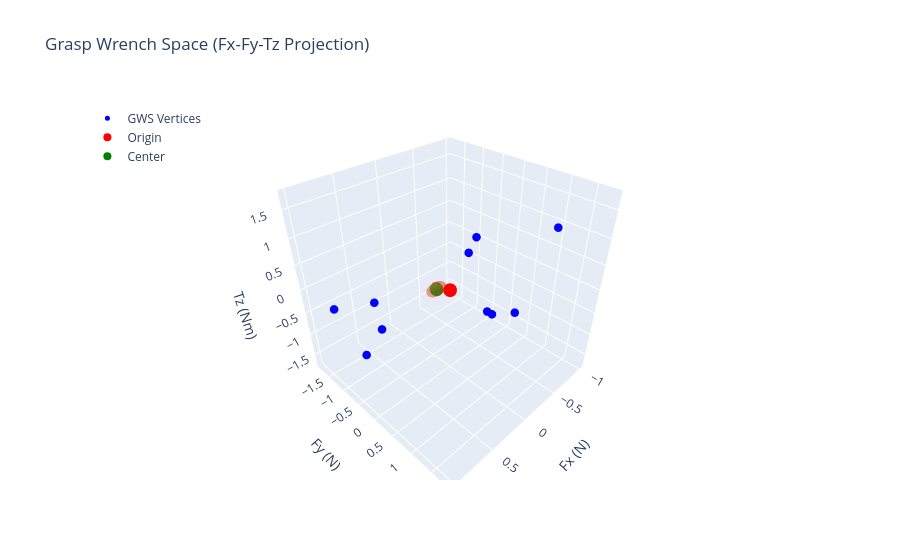

Notebook code cell kept with this figure:
### Code cell
import numpy as np
import cvxpy as cp
import plotly.graph_objects as go
from scipy.spatial import ConvexHull

# Step 1: Define the gripper and object (3D)
contact1_pos = np.array([1, 1, 0])   # Finger 1 (right face)
contact2_pos = np.array([-1, 1, 0])  # Finger 2 (left face)
contact3_pos = np.array([0, -1, 0])   # Thumb (top face)
mu = 0.5  # Friction coefficient

# Step 2: Define wrench basis for each contact
normal1 = np.array([-1, -1, 0])  # Right face, inward
normal2 = np.array([1, -1, 0])   # Left face, inward
normal3 = np.array([0, 1, 0])  # Top face, inward


# Contact 1 (Finger 1)
tangent1_a = np.array([0, 0, 1])
tangent1_b = np.array([1, -1, 0])

# Contact 2 (Finger 2)
tangent2_a = np.array([0, 0, 1])
tangent2_b = np.array([1, 1, 0])

# Contact 3 (Thumb)
tangent3_a = np.array([0, 0, 1])
tangent3_b = np.array([-1, 0, 0])

f1_n = normal1
f1_t1 = normal1 + mu * tangent1_a
f1_t2 = normal1 + mu * tangent1_b
f2_n = normal2
f2_t1 = normal2 + mu * tangent2_a
f2_t2 = normal2 + mu * tangent2_b
f3_n = normal3
f3_t1 = normal3 + mu * tangent3_a
f3_t2 = normal3 + mu * tangent3_b

f1_t1 /= np.linalg.norm(f1_t1)
f1_t2 /= np.linalg.norm(f1_t2)
f2_t1 /= np.linalg.norm(f2_t1)
f2_t2 /= np.linalg.norm(f2_t2)
f3_t1 /= np.linalg.norm(f3_t1)
f3_t2 /= np.linalg.norm(f3_t2)

def wrench(pos, force):
    r = pos
    f = force
    torque = np.cross(r, f)
    return np.concatenate([f, torque])

w1_n = wrench(contact1_pos, f1_n)
w1_t1 = wrench(contact1_pos, f1_t1)
w1_t2 = wrench(contact1_pos, f1_t2)
w2_n = wrench(contact2_pos, f2_n)
w2_t1 = wrench(contact2_pos, f2_t1)
w2_t2 = wrench(contact2_pos, f2_t2)
w3_n = wrench(contact3_pos, f3_n)
w3_t1 = wrench(contact3_pos, f3_t1)
w3_t2 = wrench(contact3_pos, f3_t2)



G = np.column_stack([w1_n, w1_t1, w1_t2, w2_n, w2_t1, w2_t2, w3_n, w3_t1, w3_t2])


# Step 3: Compute Grasp Wrench Space vertices
vertices = []
for coeffs in np.eye(9):
    vertices.append(G @ coeffs)
for coeffs in [np.ones(9), -np.ones(9)]:
    vertices.append(G @ coeffs)
vertices = np.array(vertices)

try:
    hull = ConvexHull(vertices)
except:
    print("Convex hull computation failed. Using vertices as-is.")
    hull = None

# Step 4: Quality metric - Largest inscribed ball
w = cp.Variable(6)
r = cp.Variable()
f = cp.Variable(9)

constraints = [
    w == G @ f,
    cp.norm(f, 1) <= 1,
    f >= 0
]

if hull:
    for simplex in hull.equations:
        normal, offset = simplex[:-1], simplex[-1]
        constraints.append(cp.sum(normal @ w) + r * cp.norm(normal, 2) <= -offset)

objective = cp.Maximize(r)
problem = cp.Problem(objective, constraints)
problem.solve()

quality = problem.value
print(f"Grasp Quality (Largest Minimum Wrench): {quality:.4f} N or Nm")
print(f"Center of largest inscribed ball: {w.value}")

# Step 5: Interactive 3D Plot with Plotly (Fx, Fy, Tz projection)
fig = go.Figure()

# GWS vertices
fig.add_trace(go.Scatter3d(
    x=vertices[:, 0], y=vertices[:, 1], z=vertices[:, 5],
    mode='markers', marker=dict(size=5, color='blue'),
    name='GWS Vertices'
))

# Origin
fig.add_trace(go.Scatter3d(
    x=[0], y=[0], z=[0],
    mode='markers', marker=dict(size=8, color='red'),
    name='Origin'
))

# Center of the ball

fig.add_trace(go.Scatter3d(
    x=[w.value[0]], y=[w.value[1]], z=[w.value[5]],
    mode='markers', marker=dict(size=8, color='green'),
    name='Center'
))


# Quality sphere (parametric)
u, v = np.mgrid[0:2*np.pi:20j, 0:np.pi:10j]
x = quality * np.cos(u) * np.sin(v) + w.value[0]
y = quality * np.sin(u) * np.sin(v) + w.value[1]
z = quality * np.cos(v) + w.value[5]
fig.add_trace(go.Surface(
    x=x, y=y, z=z,
    opacity=0.4,  # Slightly more visible but still see-through
    colorscale='Reds',
    showscale=False,
    name=f'Largest Minimum Wrench ({quality:.4f} N or Nm)',
    surfacecolor=np.ones_like(x),  # Uniform red
    contours=dict(
        x=dict(show=True, color='red', width=1),
        y=dict(show=True, color='red', width=1),
        z=dict(show=True, color='red', width=1)
    )  # Add wireframe-like contours
))

# Layout
fig.update_layout(
    title='Grasp Wrench Space (Fx-Fy-Tz Projection)',
    scene=dict(
        xaxis_title='Fx (N)',
        yaxis_title='Fy (N)',
        zaxis_title='Tz (Nm)',
        aspectmode='cube'
    ),
    legend=dict(yanchor="top", y=0.99, xanchor="left", x=0.01)
)

fig.show()

### Figure 1 — Plotly figure (JSON) as saved in the notebook; plotly's stock layout.template omitted (floating-point values rounded to 4 significant figures; data arrays with more than 128 entries replaced by an {"elided": "..."} marker saying what was removed)
{"data": [{"marker": {"color": "blue", "size": 5}, "mode": "markers", "name": "GWS Vertices", "type": "scatter3d", "x": [-1, -0.6667, -0.3162, 1, 0.6667, 0.9487, 0, 0, -0.4472, 0.1852, -0.1852], "y": [-1, -0.6667, -0.9487, -1, -0.6667, -0.3162, 1, 0.8944, 0.8944, -1.809, 1.809], "z": [0, 0, -0.6325, 0, 0, -0.6325, 0, 0, -0.4472, -1.712, 1.712]}, {"marker": {"color": "red", "size": 8}, "mode": "markers", "name": "Origin", "type": "scatter3d", "x": [0], "y": [0], "z": [0]}, {"marker": {"color": "green", "size": 8}, "mode": "markers", "name": "Center", "type": "scatter3d", "x": [0.001053], "y": [-0.3558], "z": [-0.1478]}, {"colorscale": [[0, "rgb(255,245,240)"], [0.125, "rgb(254,224,210)"], [0.25, "rgb(252,187,161)"], [0.375, "rgb(252,146,114)"], [0.5, "rgb(251,106,74)"], [0.625, "rgb(239,59,44)"], [0.75, "rgb(203,24,29)"], [0.875, "rgb(165,15,21)"], [1, "rgb(103,0,13)"]], "contours": {"x": {"color": "red", "show": true, "width": 1}, "y": {"color": "red", "show": true, "width": 1}, "z": {"color": "red", "show": true, "width": 1}}, "name": "Largest Minimum Wrench (0.1285 N or Nm)", "opacity": 0.4, "showscale": false, "surfacecolor": {"elided": "20x10 int values"}, "type": "surface", "x": {"elided": "20x10 float values"}, "y": {"elided": "20x10 float values"}, "z": {"elided": "20x10 float values"}}], "layout": {"legend": {"x": 0.01, "xanchor": "left", "y": 0.99, "yanchor": "top"}, "scene": {"aspectmode": "cube", "xaxis": {"title": {"text": "Fx (N)"}}, "yaxis": {"title": {"text": "Fy (N)"}}, "zaxis": {"title": {"text": "Tz (Nm)"}}}, "title": {"text": "Grasp Wrench Space (Fx-Fy-Tz Projection)"}}}
